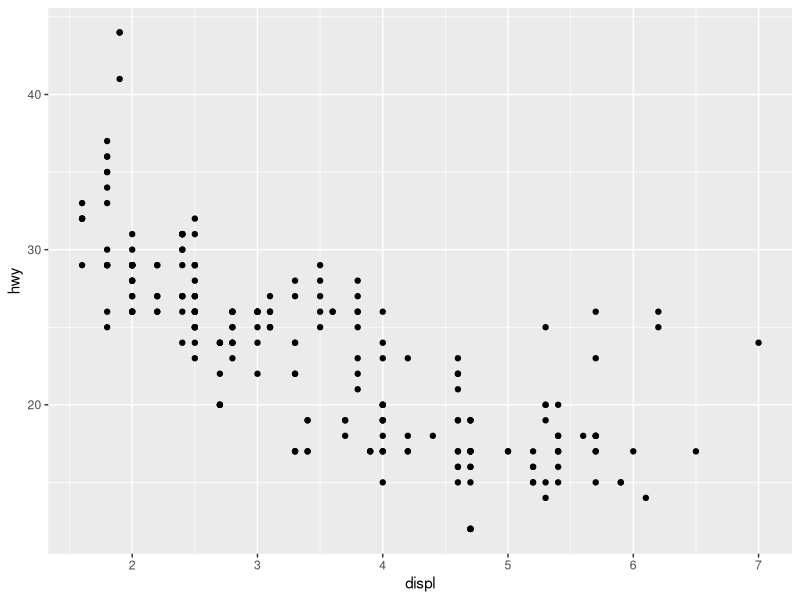
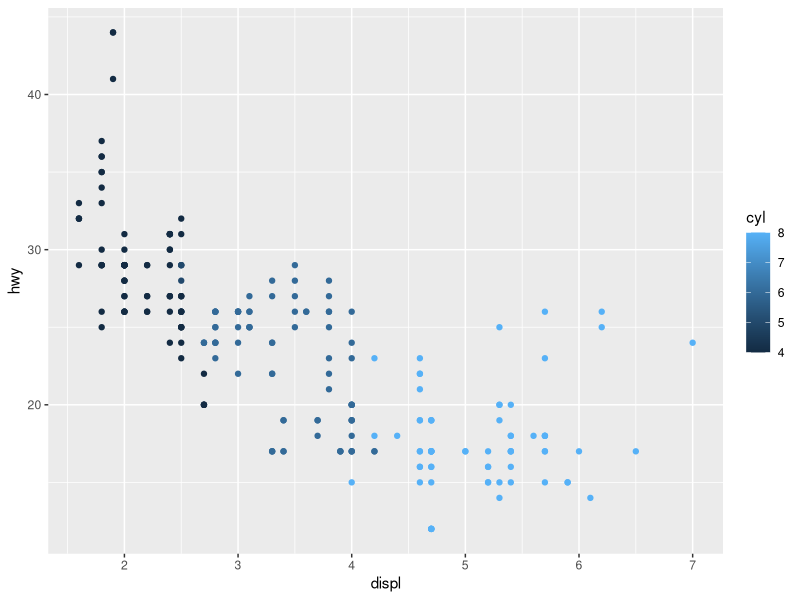
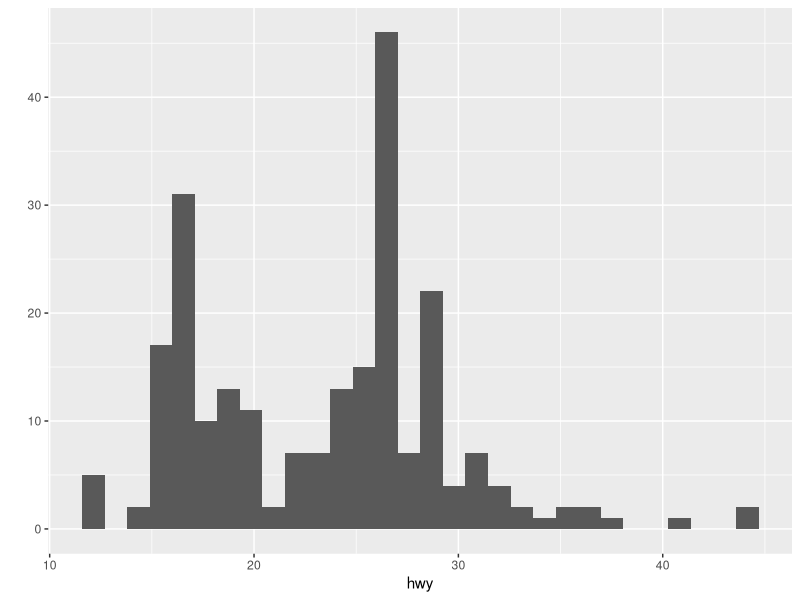
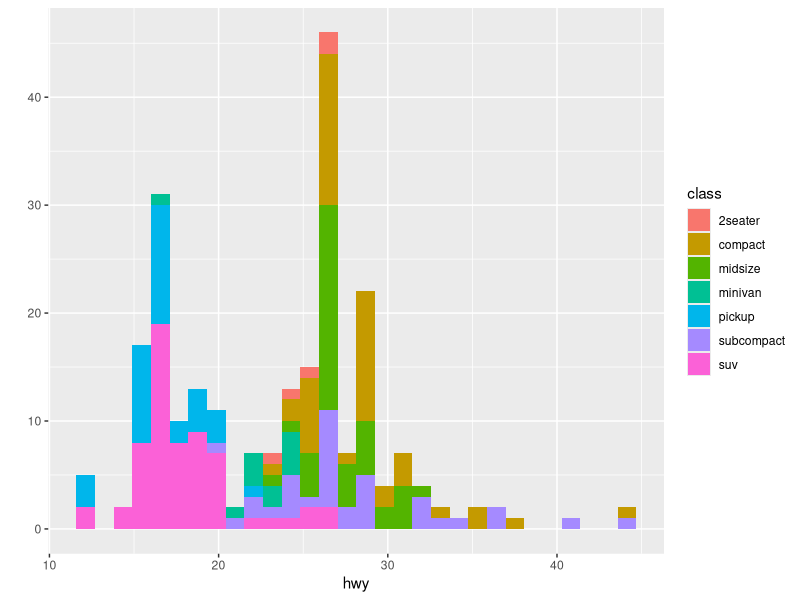
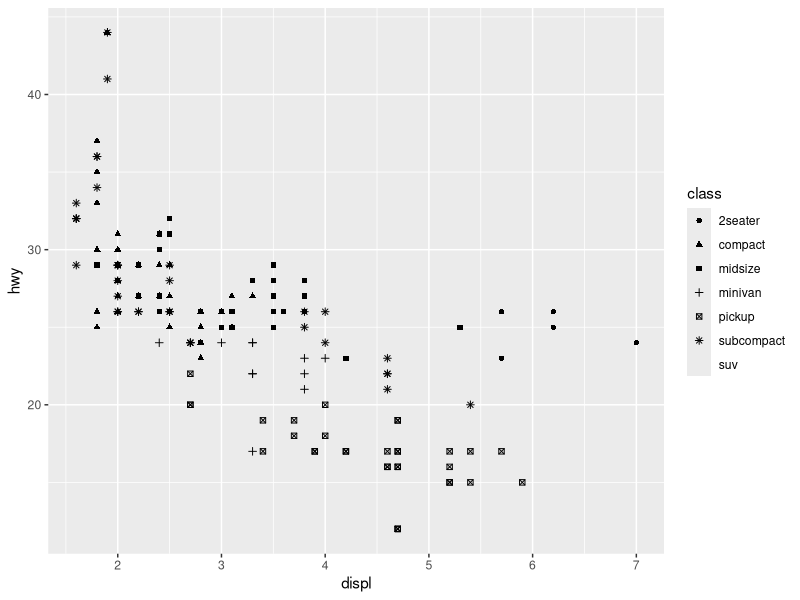
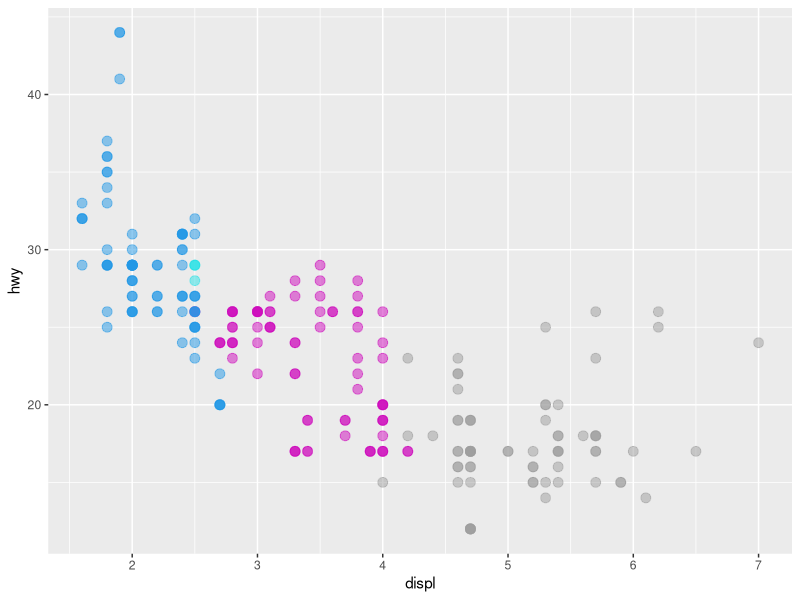
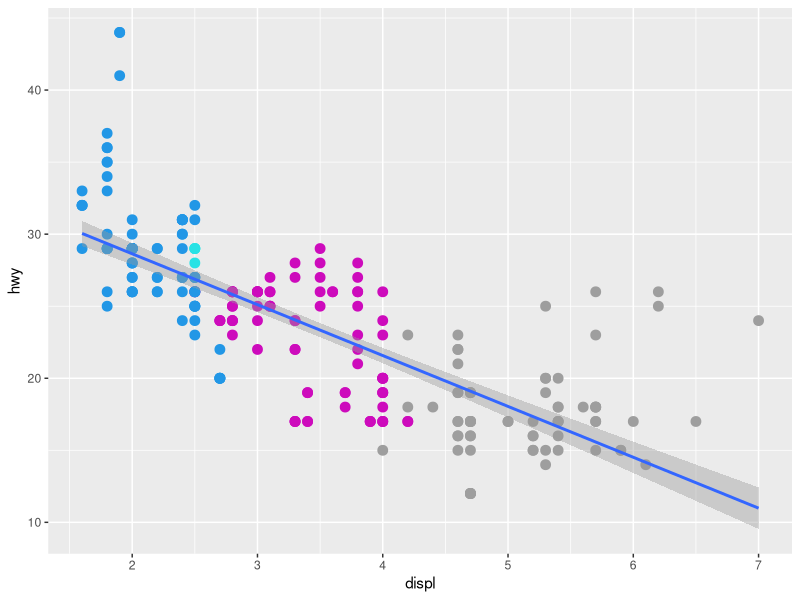
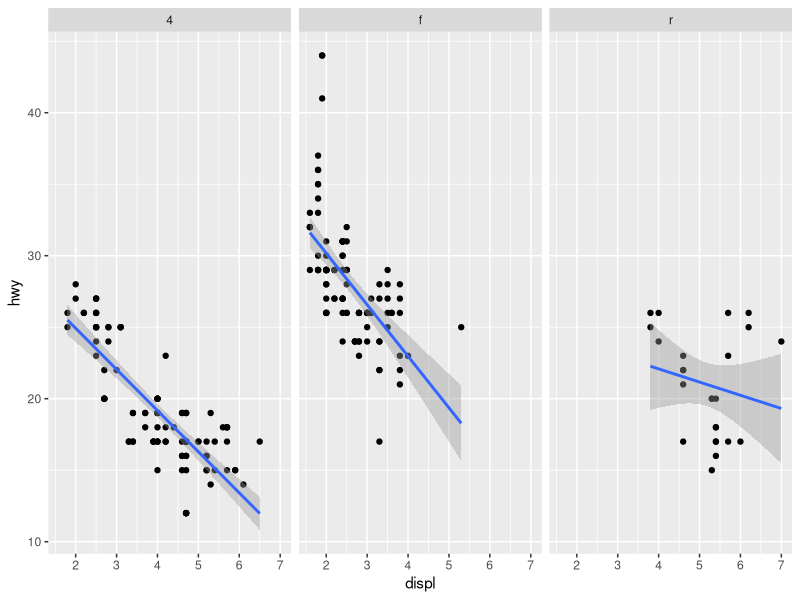

These charts were generated, in order, by the following R code:
library(ggplot2)
data(mpg)
qplot(displ, hwy, data = mpg)
qplot(displ, hwy, data = mpg, color=cyl)
qplot(hwy, data=mpg)
qplot(hwy, data=mpg, fill=class)
qplot(displ, hwy, data=mpg, shape=class)


gg = ggplot(mpg, aes(displ, hwy))
gg + geom_point(color=mpg$cyl, size=3, alpha = 1/2)
gg + geom_point(color=mpg$cyl, size=3) + geom_smooth(method='lm')
gg + geom_point() + geom_smooth(method='lm') + facet_grid(.~drv)
gg + geom_point(color=mpg$cyl, size=5) + geom_smooth(method='lm') + 
    labs(title = 'Car Plot') + labs(x = 'Display', y = 'Highway')